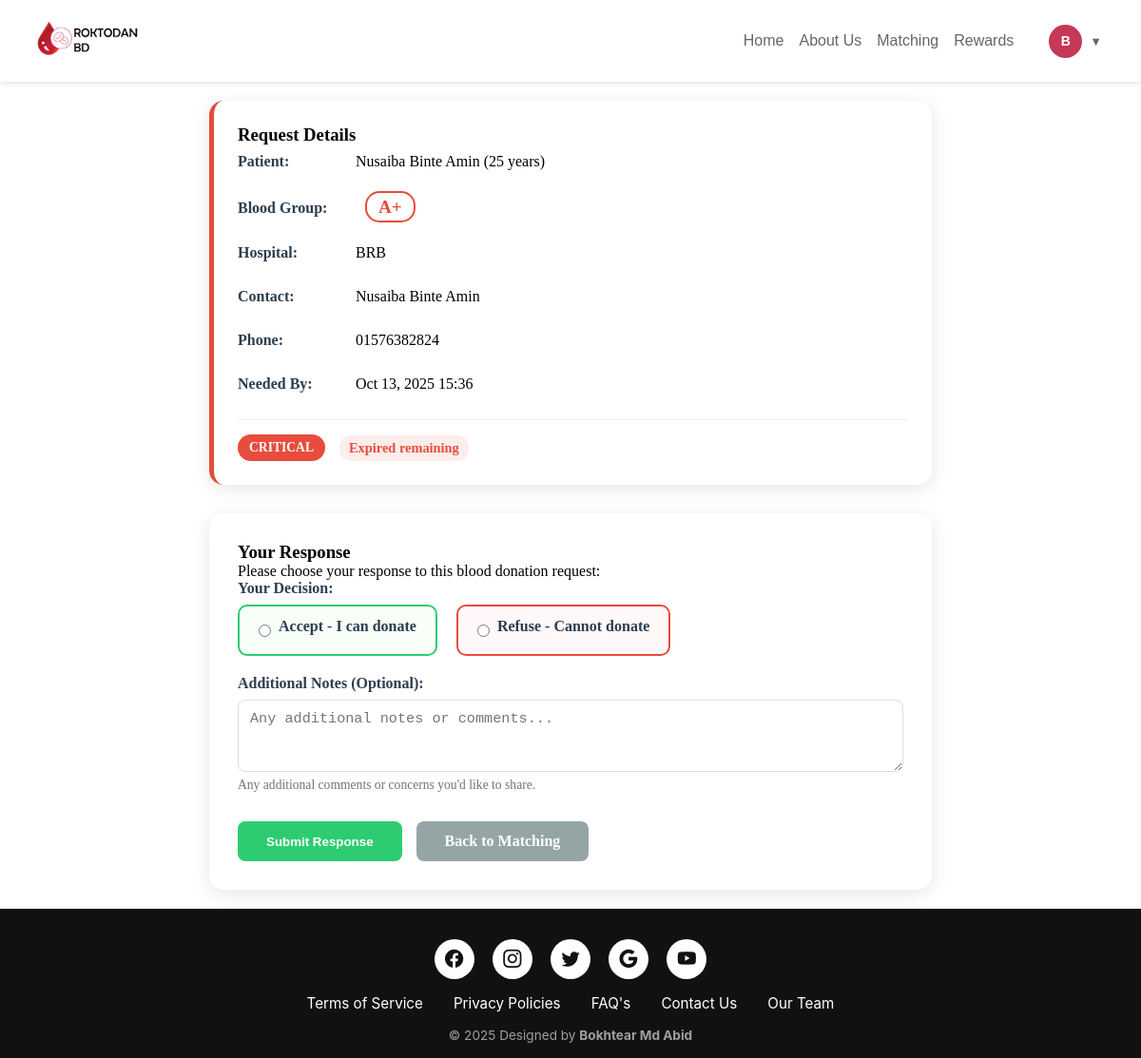
Screenshot of /respond-to-request/1/ (signed in) with the database file from the repository.
### roktodanbdweb/models.py (models this page shows, shortened)
class BloodRequest(models.Model):
    URGENCY_CHOICES = [
        ('low', 'Low'),
        ('medium', 'Medium'),
        ('high', 'High'),
        ('critical', 'Critical'),
    ]
    STATUS_CHOICES = [
        ('active', 'Active'),
        ('fulfilled', 'Fulfilled'),
        ('expired', 'Expired'),
        ('cancelled', 'Cancelled'),
    ]
    recipient = models.ForeignKey(Recipient, on_delete=models.CASCADE, related_name='blood_requests')
    blood_group_needed = models.CharField(max_length=3, choices=Donor.BLOOD_GROUP_CHOICES)
    units_needed = models.PositiveIntegerField(default=1, help_text="Number of blood units needed")
    urgency_level = models.CharField(max_length=10, choices=URGENCY_CHOICES, default='medium')
    hospital_name = models.CharField(max_length=200)
    hospital_address = models.TextField()
    thana = models.CharField(max_length=50, choices=Donor.THANA_CHOICES)
    district = models.CharField(max_length=50, default='Dhaka')
    patient_name = models.CharField(max_length=100)
    patient_age = models.PositiveIntegerField()
    medical_condition = models.CharField(max_length=200, blank=True)
    needed_by_date = models.DateTimeField()
    additional_notes = models.TextField(blank=True)
    contact_person = models.CharField(max_length=100)
    contact_number = models.CharField(max_length=15)
    alternative_contact = models.CharField(max_length=15, blank=True)
    status = models.CharField(max_length=20, choices=STATUS_CHOICES, default='active')
    created_at = models.DateTimeField(auto_now_add=True)
    updated_at = models.DateTimeField(auto_now=True)
    expires_at = models.DateTimeField()
    class Meta:
        ordering = ['-urgency_level', '-created_at']
        verbose_name = 'Blood Request'
        verbose_name_plural = 'Blood Requests'
        indexes = [
            models.Index(fields=['blood_group_needed']),
            models.Index(fields=['thana']),
            models.Index(fields=['status']),
            models.Index(fields=['urgency_level']),
        ]
    @property
    def time_remaining(self):
        from datetime import timedelta
        remaining = self.needed_by_date - timezone.now()
        if remaining.total_seconds() < 0:
            return "Expired"
        elif remaining.days > 0:
            return f"{remaining.days} days"
        elif remaining.seconds > 3600:
            hours = remaining.seconds // 3600
            return f"{hours} hours"
        else:
            minutes = remaining.seconds // 60
            return f"{minutes} minutes"

### roktodanbdweb/views.py (the view)
# urls.py: path('respond-to-request/<int:request_id>/', views.respond_to_request, name='respond_to_request'),
@login_required
def respond_to_request(request, request_id):
    try:
        donor = get_object_or_404(Donor, user=request.user)
        blood_request = get_object_or_404(BloodRequest, id=request_id, status='active')
    except (Donor.DoesNotExist, BloodRequest.DoesNotExist):
        messages.error(request, "Request not found or invalid.")
        return redirect('matching')
    existing_response = DonorResponse.objects.filter(
        donor=donor,
        blood_request=blood_request
    ).first()
    if existing_response:
        messages.warning(request, "You have already responded to this request.")
        return redirect('matching')
    if request.method == 'POST':
        form = DonorResponseForm(request.POST)
        if form.is_valid():
            response = form.save(commit=False)
            response.donor = donor
            response.blood_request = blood_request
            response.save()
            send_donor_response_notification(blood_request.recipient, response)
            if response.response == 'accept':
                messages.success(
                    request,
                    "Thank you for accepting this blood donation request! "
                    "The recipient has been notified and will contact you soon."
                )
            else:
                messages.info(request, "Response recorded. Thank you for your time.")
            return redirect('matching')
        else:
            for field, errors in form.errors.items():
                for error in errors:
                    messages.error(request, f"{field}: {error}")
    else:
        form = DonorResponseForm()
    context = {
        'donor': donor,
        'blood_request': blood_request,
        'form': form,
    }
    return render(request, 'respond_to_request.html', context)

### templates/respond_to_request.html (shortened to what this page needs)
{% extends 'base.html' %}
{% load static %}
{% block extra_css %}
<link rel="stylesheet" href="{% static 'css/matching.css' %}">
{% endblock %}
{% block content %}
<div class="response-page">
    <div class="response-form-container">
        <div class="request-summary">
            <h3>Request Details</h3>
            <div class="row">
                <div class="col-md-6">
                    <div class="summary-item">
                        <strong>Patient:</strong> {{ blood_request.patient_name }} ({{ blood_request.patient_age }} years)
                    </div>
                    <div class="summary-item">
                        <strong>Blood Group:</strong>
                        <span class="blood-group-needed">{{ blood_request.blood_group_needed }}</span>
                    </div>
                    <div class="summary-item">
                        <strong>Hospital:</strong> {{ blood_request.hospital_name }}
                    </div>
                </div>
                <div class="col-md-6">
                    <div class="summary-item">
                        <strong>Contact:</strong> {{ blood_request.contact_person }}
                    </div>
                    <div class="summary-item">
                        <strong>Phone:</strong> {{ blood_request.contact_number }}
                    </div>
                    <div class="summary-item">
                        <strong>Needed By:</strong> {{ blood_request.needed_by_date|date:"M d, Y H:i" }}
                    </div>
                </div>
            </div>
            <div class="urgency-info">
                <span class="urgency-badge urgency-{{ blood_request.urgency_level }}">
                    {% if blood_request.urgency_level == 'critical' %}
                         CRITICAL
                    {% elif blood_request.urgency_level == 'high' %}
                        <i class="fas fa-exclamation-circle"></i> HIGH
                    {% elif blood_request.urgency_level == 'medium' %}
                        <i class="fas fa-info-circle"></i> MEDIUM
                    {% else %}
                        <i class="fas fa-circle"></i> LOW
                    {% endif %}
                </span>
                <span class="time-remaining {{ blood_request.urgency_level }}">
                    {{ blood_request.time_remaining }} remaining
                </span>
            </div>
        </div>
        <div class="response-form">
            <h3>Your Response</h3>
            <p class="mb-4">Please choose your response to this blood donation request:</p>
            <form method="post">
                <div class="form-group">
                    <label>Your Decision:</label>
                    <div class="radio-group">
                        <div class="radio-option accept" onclick="selectResponse('accept')">
                            <input type="radio" name="response" value="accept" id="accept" required>
                            <label for="accept" class="mb-0">
                                Accept - I can donate
                            </label>
                        </div>
                        <div class="radio-option refuse" onclick="selectResponse('refuse')">
                            <input type="radio" name="response" value="refuse" id="refuse" required>
                            <label for="refuse" class="mb-0">
                                Refuse - Cannot donate
                            </label>
                        </div>
                    </div>
                </div>
                <div class="form-group">
                    <label for="notes">Additional Notes (Optional):</label>
                    {{ form.notes }}
                    <small class="form-text text-muted">
                        Any additional comments or concerns you'd like to share.
                    </small>
                </div>
                <div class="form-actions">
                    <button type="submit" class="btn-submit">
                        Submit Response
                    </button>
                    <a href="{% url 'matching' %}" class="btn-cancel">
                        Back to Matching
                    </a>
                </div>
            </form>
        </div>
    </div>
</div>
{% endblock %}

### templates/navbar.html (shortened to what this page needs)
{% load static %}
<nav class="rd-navbar">
    <div class="rd-navbar-container">
        <div class="rd-nav-brand">
            <a href="/" class="rd-logo-link">
                <img src="{% static 'images/logo_3.png' %}" alt="RoktoDan BD Logo" class="rd-logo">
            </a>
        </div>
        <div class="rd-nav-menu-container">
            <ul class="rd-nav-menu">
                <li><a href="/" class="rd-nav-link {% if request.resolver_match.url_name == 'home' or request.resolver_match.url_name == None %}active{% endif %}">Home</a></li>
                <li><a href="{% url 'about_us' %}" class="rd-nav-link {% if request.resolver_match.url_name == 'about_us' %}active{% endif %}">About Us</a></li>
                {% if user.is_authenticated %}
                    {% if user.donor %}
                        <li><a href="{% url 'matching' %}" class="rd-nav-link {% if request.resolver_match.url_name == 'matching' %}active{% endif %}">Matching</a></li>
                        <li><a href="{% url 'rewards' %}" class="rd-nav-link {% if request.resolver_match.url_name == 'rewards' %}active{% endif %}">Rewards</a></li>
                    {% else %}
                        <li><a href="{% url 'find_blood' %}" class="rd-nav-link {% if request.resolver_match.url_name == 'find_blood' %}active{% endif %}">Find Blood</a></li>
                    {% endif %}
                {% else %}
                    <li><a href="{% url 'find_blood' %}" class="rd-nav-link {% if request.resolver_match.url_name == 'find_blood' %}active{% endif %}">Find Blood</a></li>
                {% endif %}
            </ul>
            {% if user.is_authenticated %}
                <div class="rd-user-dropdown">
                    <div class="rd-user-icon">
                        <div class="rd-avatar">
                            <span class="rd-user-initial">{{ user.first_name.0|default:user.username.0|upper }}</span>
                        </div>
                        <span class="rd-dropdown-arrow">▼</span>
                    </div>
                </div>
            {% else %}
                <a href="{% url 'login' %}" class="rd-login-btn">Log In</a>
            {% endif %}
        </div>
    </div>
</nav>

### templates/base.html (style rules this page uses)
* { margin: 0; padding: 0; box-sizing: border-box; }
html, body { margin: 0; padding: 0; width: 100%; height: 100%; overflow-x: hidden; }
body { display: flex; flex-direction: column; min-height: 100vh; }

### templates/respond_to_request.html (style rules this page uses)
.response-page .response-form-container { max-width: 800px; margin: 0 auto; padding: 20px; }
.response-page .request-summary { background: white; border-radius: 15px; padding: 25px; margin-bottom: 30px; box-shadow: 0 4px 20px rgba(0, 0, 0, 0.1); border-left: 5px solid #e74c3c; }
.response-page .response-form { background: white; border-radius: 15px; padding: 30px; box-shadow: 0 4px 20px rgba(0, 0, 0, 0.1); }
.response-page .form-group { margin-bottom: 20px; }
.response-page .form-group label { font-weight: 600; color: #2c3e50; margin-bottom: 8px; display: block; }
.response-page .radio-group { display: flex; gap: 20px; margin-bottom: 15px; }
.response-page .radio-option { display: flex; align-items: center; gap: 8px; padding: 12px 20px; border: 2px solid #ddd; border-radius: 10px; cursor: pointer; transition: all 0.3s ease; }
.response-page .radio-option.accept { border-color: #2ecc71; background: #f8fff8; }
.response-page .radio-option.refuse { border-color: #e74c3c; background: #fff8f8; }
.response-page .radio-option input[type="radio"] { margin: 0; }
.response-page .form-actions { display: flex; gap: 15px; margin-top: 30px; }
.response-page .btn-submit { background: #2ecc71; color: white; padding: 12px 30px; border: none; border-radius: 8px; font-weight: 600; cursor: pointer; transition: all 0.3s ease; }
.response-page .btn-cancel { background: #95a5a6; color: white; padding: 12px 30px; border: none; border-radius: 8px; font-weight: 600; cursor: pointer; transition: all 0.3s ease; text-decoration: none; }
.response-page .summary-item { margin-bottom: 12px; padding: 8px 0; }
.response-page .summary-item strong { color: #2c3e50; display: inline-block; min-width: 120px; }
.response-page .blood-group-needed { font-size: 1.2rem; font-weight: 700; color: #e74c3c; background: white; padding: 4px 12px; border-radius: 15px; border: 2px solid #e74c3c; margin-left: 10px; }
.response-page .urgency-info { margin-top: 20px; padding-top: 15px; border-top: 1px solid #eee; display: flex; align-items: center; gap: 15px; }
.response-page .urgency-badge { padding: 6px 12px; border-radius: 15px; font-size: 0.85rem; font-weight: 600; text-transform: uppercase; }
.response-page .urgency-badge.urgency-critical { background: #e74c3c; color: white; }
.response-page .time-remaining { font-weight: 600; padding: 5px 10px; border-radius: 12px; display: inline-block; font-size: 0.9rem; }
.response-page .time-remaining.critical { background: rgba(231, 76, 60, 0.1); color: #e74c3c; }
.response-page .form-control { width: 100%; padding: 10px 12px; border: 1px solid #ddd; border-radius: 8px; font-size: 0.95rem; transition: border-color 0.3s ease; }
.response-page .form-text { font-size: 0.85rem; color: #6c757d; margin-top: 5px; }

### templates/navbar.html (style rules this page uses)
.rd-navbar { font-family: 'Arial', sans-serif; background-color: #fff; box-shadow: 0 2px 5px rgba(0,0,0,0.1); position: relative; z-index: 1000; width: 100%; }
.rd-navbar-container { display: flex; justify-content: space-between; align-items: center; padding: 1rem 5%; margin: 0 auto; width: 100%; box-sizing: border-box; }
.rd-nav-brand .rd-logo { width: 110px; height: 50px; cursor: pointer; object-fit: cover; }
.rd-nav-brand .rd-logo-link { display: inline-block; text-decoration: none; transition: transform 0.3s ease; }
.rd-nav-menu-container { display: flex; align-items: center; gap: 2rem; }
.rd-nav-menu { display: flex; list-style: none; gap: 2rem; align-items: center; margin: 0; padding: 0; }
.rd-nav-link { text-decoration: none; color: #666; font-weight: 500; transition: color 0.3s ease; position: relative; padding: 0.5rem 0; white-space: nowrap; }
.rd-user-dropdown { position: relative; }
.rd-user-icon { display: flex; align-items: center; gap: 8px; cursor: pointer; padding: 5px; border-radius: 25px; transition: background-color 0.3s ease; }
.rd-avatar { width: 35px; height: 35px; background-color: #c53856; border-radius: 50%; display: flex; align-items: center; justify-content: center; color: white; font-weight: 600; font-size: 14px; }
.rd-dropdown-arrow { font-size: 0.8em; color: #666; transition: transform 0.3s ease; }
@media (min-width: 993px) and (max-width: 1200px) { .rd-navbar-container { padding: 1rem 3%; } }
@media (min-width: 993px) and (max-width: 1200px) { .rd-nav-menu { gap: 1rem; } }

### rows the page displays
BloodRequest: patient_name "Nusaiba Binte Amin", patient_age "25", blood_group_needed "A+", hospital_name "BRB", contact_person "Nusaiba Binte Amin", contact_number "01576382824", needed_by_date "Oct 13, 2025 15:36", time_remaining "Expired"

### other values shown
{{ user.first_name.0|default:user.username.0|upper }} "B"
